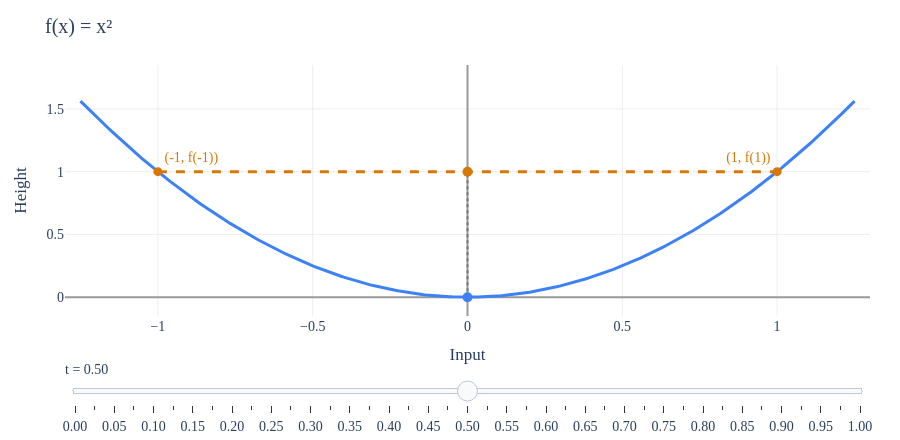

Notebook source saved alongside this figure:
### Markdown cell above
---

## Formal Definition of Convexity

You may remember from calculus that if $f''(x) \geq 0$ everywhere, then $f$ is convex. But this test requires second derivatives to exist. For instance, $f(x)=|x|$ is convex even though it isn't differentiable at $x=0$.

Also, for a vector-to-scalar function, there isn't a single second derivative to check. The corresponding test involves a matrix of second partial derivatives called the **Hessian matrix**, which we'll introduce shortly.

**We'd like a definition that works for both scalar-to-scalar and vector-to-scalar functions, whether or not they're differentiable.**

Let's start with a scalar-to-scalar function. Pick two points on its graph and draw the line segment connecting them. For a convex function, **this segment lies on or above the graph between the two points**. Recall that the line through two points on a graph is called a [secant line](../00_math_foundations/02-derivatives.ipynb#secant-lines).

In each plot below, the orange segment connects the points on the graph corresponding to the inputs $x=-1$ and $y=1$. Here, $y$ is another input, not the height of the function. Drag $t$ to compare the height of the graph (blue) with the height of the segment (orange). Which function isn't convex?

### Code cell
make_secant_explorer(0)

### Figure 1 — Plotly figure (JSON) as saved in the notebook; plotly's stock layout.template omitted (floating-point values rounded to 4 significant figures; data arrays with more than 128 entries replaced by an {"elided": "..."} marker saying what was removed)
{"data": [{"hovertemplate": "Input: %{x:.2f}<br>f(input): %{y:.2f}<extra></extra>", "line": {"color": "#3d81f6", "width": 3}, "type": "scatter", "x": {"elided": "301 float values"}, "y": {"elided": "301 float values"}}, {"line": {"color": "#d97706", "dash": "dash", "width": 3}, "marker": {"size": 9}, "mode": "lines+markers+text", "text": ["(-1, f(-1))", "(1, f(1))"], "textfont": {"color": "#d97706", "family": "Palatino Linotype, Palatino, serif", "size": 14}, "textposition": ["top right", "top left"], "type": "scatter", "x": [-1, 1], "y": [1, 1]}, {"line": {"color": "#777", "dash": "dot"}, "marker": {"color": ["#3d81f6", "#d97706"], "size": 10}, "mode": "lines+markers", "type": "scatter", "x": [0, 0], "y": [0, 1.0]}], "layout": {"autosize": true, "font": {"family": "Palatino Linotype, Palatino, serif", "size": 14}, "height": 440, "margin": {"b": 100, "l": 65, "r": 30, "t": 65}, "paper_bgcolor": "white", "plot_bgcolor": "white", "showlegend": false, "sliders": [{"active": 20, "currentvalue": {"prefix": "t = "}, "pad": {"t": 40}, "steps": [{"args": [{"x": [[-1.0, -1.0]], "y": [[1.0, 1.0]]}, [2]], "label": "0.00", "method": "restyle"}, {"args": [{"x": [[-0.95, -0.95]], "y": [[0.9025, 1.0]]}, [2]], "label": "0.03", "method": "restyle"}, {"args": [{"x": [[-0.9, -0.9]], "y": [[0.81, 1.0]]}, [2]], "label": "0.05", "method": "restyle"}, {"args": [{"x": [[-0.85, -0.85]], "y": [[0.7225, 1.0]]}, [2]], "label": "0.08", "method": "restyle"}, {"args": [{"x": [[-0.8, -0.8]], "y": [[0.64, 1.0]]}, [2]], "label": "0.10", "method": "restyle"}, {"args": [{"x": [[-0.75, -0.75]], "y": [[0.5625, 1.0]]}, [2]], "label": "0.12", "method": "restyle"}, {"args": [{"x": [[-0.7, -0.7]], "y": [[0.49, 1.0]]}, [2]], "label": "0.15", "method": "restyle"}, {"args": [{"x": [[-0.65, -0.65]], "y": [[0.4225, 1.0]]}, [2]], "label": "0.18", "method": "restyle"}, {"args": [{"x": [[-0.6, -0.6]], "y": [[0.36, 1.0]]}, [2]], "label": "0.20", "method": "restyle"}, {"args": [{"x": [[-0.55, -0.55]], "y": [[0.3025, 1.0]]}, [2]], "label": "0.23", "method": "restyle"}, {"args": [{"x": [[-0.5, -0.5]], "y": [[0.25, 1.0]]}, [2]], "label": "0.25", "method": "restyle"}, {"args": [{"x": [[-0.45, -0.45]], "y": [[0.2025, 1.0]]}, [2]], "label": "0.28", "method": "restyle"}, {"args": [{"x": [[-0.4, -0.4]], "y": [[0.16, 1.0]]}, [2]], "label": "0.30", "method": "restyle"}, {"args": [{"x": [[-0.35, -0.35]], "y": [[0.1225, 1.0]]}, [2]], "label": "0.33", "method": "restyle"}, {"args": [{"x": [[-0.3, -0.3]], "y": [[0.09, 1.0]]}, [2]], "label": "0.35", "method": "restyle"}, {"args": [{"x": [[-0.25, -0.25]], "y": [[0.0625, 1.0]]}, [2]], "label": "0.38", "method": "restyle"}, {"args": [{"x": [[-0.2, -0.2]], "y": [[0.04, 1.0]]}, [2]], "label": "0.40", "method": "restyle"}, {"args": [{"x": [[-0.15, -0.15]], "y": [[0.0225, 1.0]]}, [2]], "label": "0.43", "method": "restyle"}, {"args": [{"x": [[-0.1, -0.1]], "y": [[0.01, 1.0]]}, [2]], "label": "0.45", "method": "restyle"}, {"args": [{"x": [[-0.05, -0.05]], "y": [[0.0025, 1.0]]}, [2]], "label": "0.48", "method": "restyle"}, {"args": [{"x": [[0.0, 0.0]], "y": [[0.0, 1.0]]}, [2]], "label": "0.50", "method": "restyle"}, {"args": [{"x": [[0.05, 0.05]], "y": [[0.0025, 1.0]]}, [2]], "label": "0.53", "method": "restyle"}, {"args": [{"x": [[0.1, 0.1]], "y": [[0.01, 1.0]]}, [2]], "label": "0.55", "method": "restyle"}, {"args": [{"x": [[0.15, 0.15]], "y": [[0.0225, 1.0]]}, [2]], "label": "0.58", "method": "restyle"}, {"args": [{"x": [[0.2, 0.2]], "y": [[0.04, 1.0]]}, [2]], "label": "0.60", "method": "restyle"}, {"args": [{"x": [[0.25, 0.25]], "y": [[0.0625, 1.0]]}, [2]], "label": "0.62", "method": "restyle"}, {"args": [{"x": [[0.3, 0.3]], "y": [[0.09, 1.0]]}, [2]], "label": "0.65", "method": "restyle"}, {"args": [{"x": [[0.35, 0.35]], "y": [[0.1225, 1.0]]}, [2]], "label": "0.68", "method": "restyle"}, {"args": [{"x": [[0.4, 0.4]], "y": [[0.16, 1.0]]}, [2]], "label": "0.70", "method": "restyle"}, {"args": [{"x": [[0.45, 0.45]], "y": [[0.2025, 1.0]]}, [2]], "label": "0.73", "method": "restyle"}, {"args": [{"x": [[0.5, 0.5]], "y": [[0.25, 1.0]]}, [2]], "label": "0.75", "method": "restyle"}, {"args": [{"x": [[0.55, 0.55]], "y": [[0.3025, 1.0]]}, [2]], "label": "0.78", "method": "restyle"}, {"args": [{"x": [[0.6, 0.6]], "y": [[0.36, 1.0]]}, [2]], "label": "0.80", "method": "restyle"}, {"args": [{"x": [[0.65, 0.65]], "y": [[0.4225, 1.0]]}, [2]], "label": "0.83", "method": "restyle"}, {"args": [{"x": [[0.7, 0.7]], "y": [[0.49, 1.0]]}, [2]], "label": "0.85", "method": "restyle"}, {"args": [{"x": [[0.75, 0.75]], "y": [[0.5625, 1.0]]}, [2]], "label": "0.88", "method": "restyle"}, {"args": [{"x": [[0.8, 0.8]], "y": [[0.64, 1.0]]}, [2]], "label": "0.90", "method": "restyle"}, {"args": [{"x": [[0.85, 0.85]], "y": [[0.7225, 1.0]]}, [2]], "label": "0.93", "method": "restyle"}, {"args": [{"x": [[0.9, 0.9]], "y": [[0.81, 1.0]]}, [2]], "label": "0.95", "method": "restyle"}, {"args": [{"x": [[0.95, 0.95]], "y": [[0.9025, 1.0]]}, [2]], "label": "0.98", "method": "restyle"}, {"args": [{"x": [[1.0, 1.0]], "y": [[1.0, 1.0]]}, [2]], "label": "1.00", "method": "restyle"}]}], "title": {"text": "f(x) = x²"}, "xaxis": {"gridcolor": "#eeeeee", "range": [-1.3, 1.3], "title": {"text": "Input"}, "zerolinecolor": "#999999"}, "yaxis": {"gridcolor": "#eeeeee", "range": [-0.15, 1.85], "title": {"text": "Height"}, "zerolinecolor": "#999999"}}}
